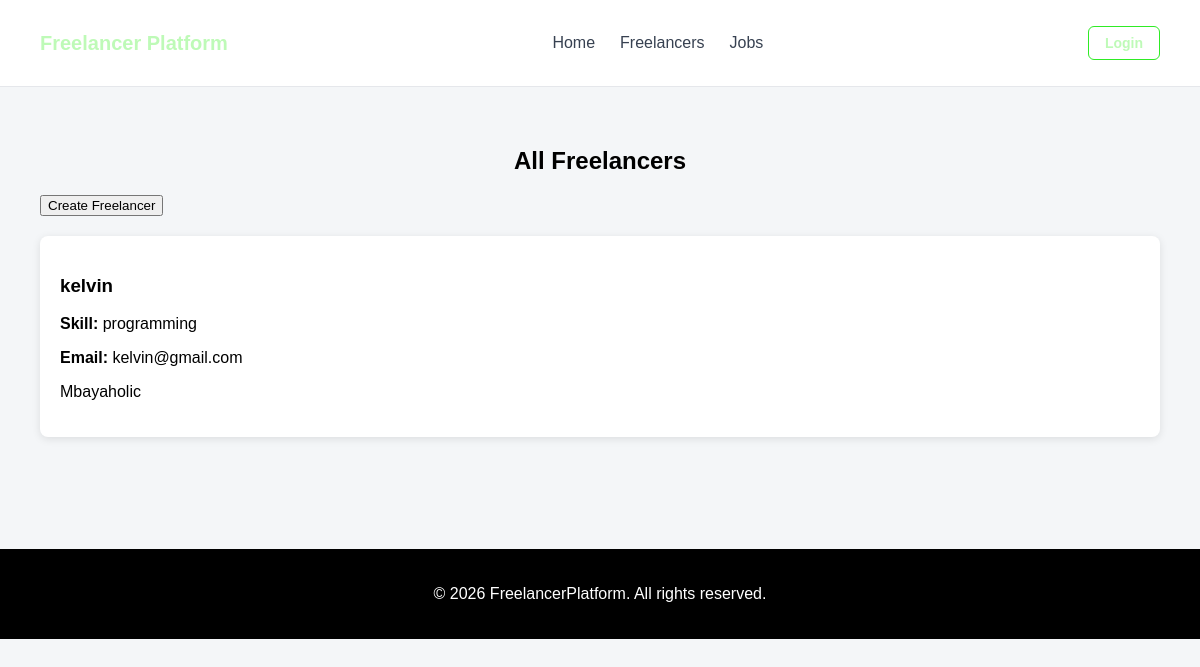
The page /freelancers/ on the database as committed earlier.
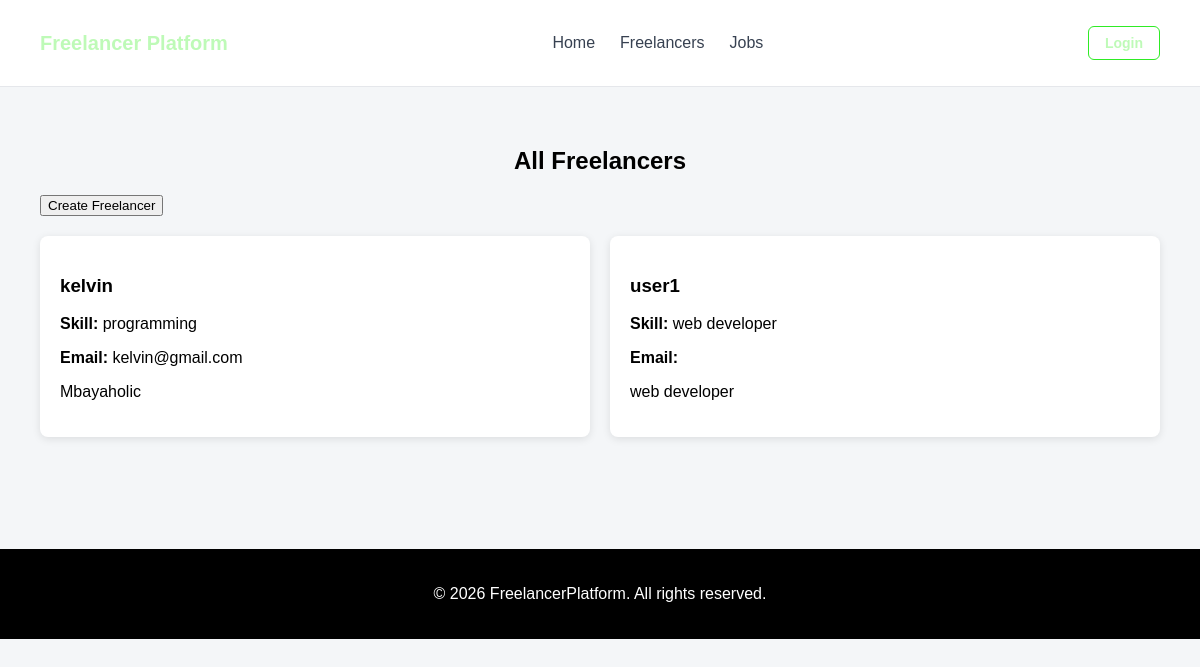
The same page on the database as committed later.
### core/models.py (models this page shows, shortened)
class Freelancer(models.Model):
    name = models.CharField(max_length=100)
    skill = models.CharField(max_length=100)
    email = models.EmailField(unique=True)
    bio = models.TextField(blank=True)

### core/views.py (the view)
# urls.py: path('freelancers/', views.freelancer_list, name='freelancer_list'),
def freelancer_list(request):
    freelancers = Freelancer.objects.all()
    return render(request, 'core/freelancer_list.html', {'freelancers': freelancers})

### core/templates/core/freelancer_list.html
{% extends 'core/base.html' %}
{% load static %}
{% block content %}
<div class="freelancer_header">
    <h2>All Freelancers</h2>
    <a href="{% url 'create_freelancer' %}"> <button>Create Freelancer</button></a>
</div>
{% if freelancers %}
<section class="freelancer_list">
    {% for freelancer in freelancers %}
    <div class="freelancer_card">
        <h3>{{ freelancer.name }}</h3>
        <p><strong>Skill:</strong> {{ freelancer.skill }}</p>
        <p><strong>Email:</strong> {{ freelancer.email }}</p>
        <p>{{ freelancer.bio }}</p>
    </div>
    {% endfor %}
</section>
{% else %}
<p>No freelancers found.</p>
{% endif %}
{% endblock %}

### core/templates/core/base.html (shortened to what this page needs)
{% load static %}
<!DOCTYPE html>
<html lang="en">
<head>
    <link rel="stylesheet" href="{% static 'core/style.css' %}">
</head>
<body>
    <nav class="navbar">
        <div class="nav-left">
        <h1 class="logo">Freelancer Platform</h1>
        </div>
        <ul class="nav-links">
            <li><a href="{% url 'home' %}">Home</a></li>
            <li><a href="{% url 'freelancer_list' %}">Freelancers</a></li>
            <li><a href="{% url 'job_list' %}">Jobs</a></li>
        </ul>
        <div class="nav-right">
            <a href="#" class="btn btn-outline">Login</a>
        </div>
    </nav>
    <main>
        {% block content %}{% endblock %}
    </main>
    <footer class="footer">
          <p>© {% now "Y" %} FreelancerPlatform. All rights reserved.</p>
    </footer>
</body>
</html>

### core/static/core/style.css (style rules this page uses)
body { font-family: Arial, sans-serif; background-color: #f4f6f8; margin: 0; padding: 0; }
main { padding: 40px; }
h1 { color: hsl(119, 70%, 83%); }
h2 { text-align: center; }
.navbar { background:white; border-bottom: 1px solid #e5e7eb; padding: 15px 40px; display: flex; align-items: center; justify-content: space-between; }
.logo { font-size: 20px; font-weight: 700; color: hsla(114, 87%, 80%, 0.753); text-decoration: none; }
.nav-links { list-style: none; display: flex; gap: 25px; margin: 0; padding: 0; }
.nav-links a { text-decoration: none; color: #374151; font-weight: 500; padding-bottom: 4px; }
.nav-right { display: flex; gap: 12px; }
.btn { padding: 8px 16px; border-radius: 6px; font-size: 14px; font-weight: 600; text-decoration: none; }
.btn-outline { border: 1px solid #2feb25; color: hsla(114, 87%, 80%, 0.753); background: transparent; }
.freelancer_list { display: grid; grid-template-columns: repeat(auto-fit, minmax(250px, 1fr)); gap: 20px; margin-top: 20px; }
.freelancer_card { position: relative; background: #ffffff; border-radius: 8px; padding: 20px; box-shadow: 0 2px 8px rgba(0, 0, 0, 0.1); transition: transform 0.2s, box-shadow 0.2s; }
section { margin: 2rem 0; }
.footer { background: #000; color: #fff; text-align: center; padding: 20px 0; margin-top: 40px; }

Rows that differ between the two databases and show on the page:
added Freelancer: name "user1", skill "web developer", bio "web developer"
